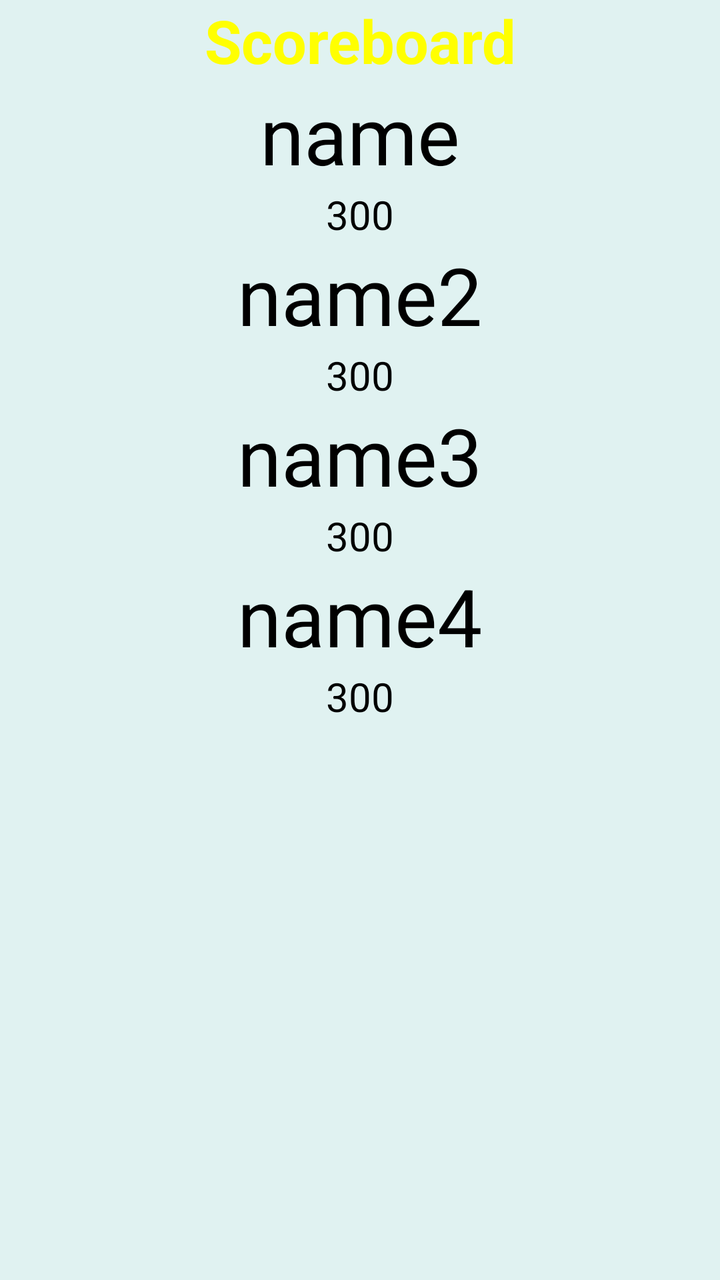
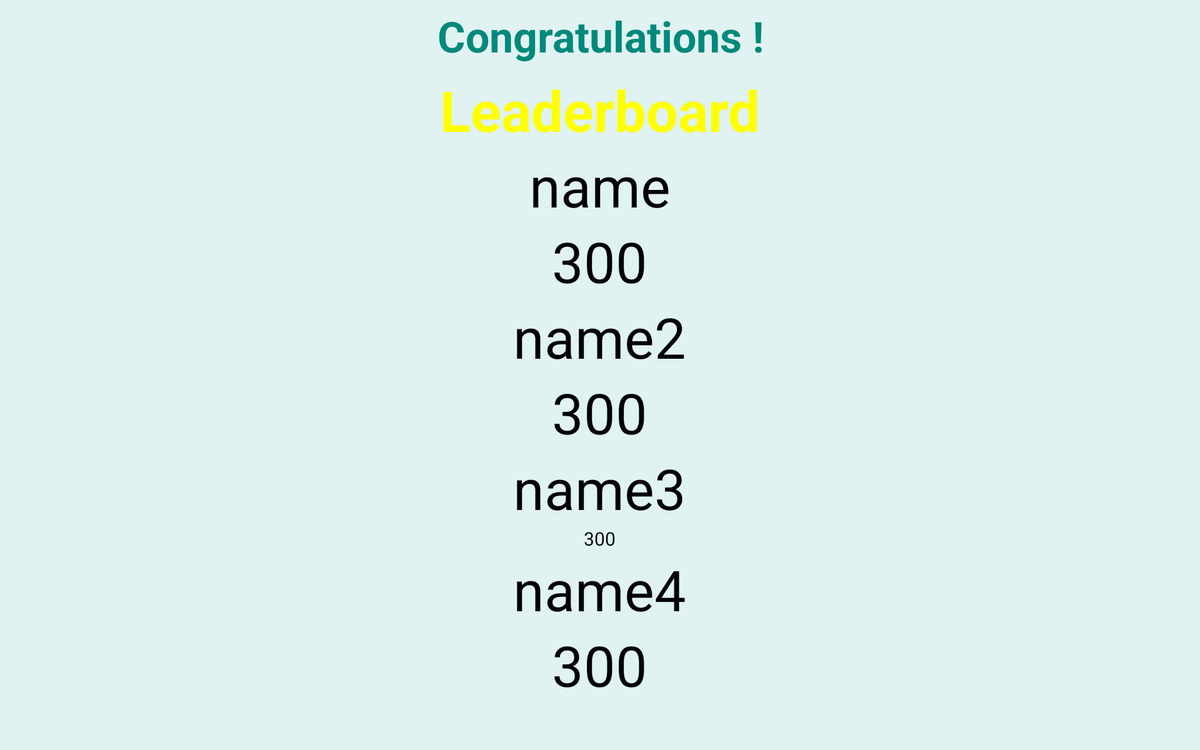

First picture: res/layout/ on a phone held upright. Second picture: the repository's own variant of that layout, on a device whose configuration matches the variant's folder. Source for both follows.
<!-- AndroidManifest.xml: application theme AppTheme -->
<!-- res/layout/rummy_activity_rummy_game_ended.xml -->
<?xml version="1.0" encoding="utf-8"?>
<LinearLayout xmlns:android="http://schemas.android.com/apk/res/android"
    xmlns:tools="http://schemas.android.com/tools"
    android:layout_width="match_parent"
    android:layout_height="match_parent"
    android:background="@color/colorPrimary"
    android:orientation="vertical"
    tools:context="rachma.tn.team.binary.rachma.rummy.RummyGameEnded">

    <TextView
        android:layout_width="match_parent"
        android:layout_height="wrap_content"
        android:gravity="center"
        android:text="Scoreboard"
        android:textColor="@color/yellow"
        android:textSize="30sp"
        android:textStyle="bold" />


    <LinearLayout
        android:layout_width="match_parent"
        android:layout_height="wrap_content"
        android:gravity="center"
        android:orientation="vertical">

        <TextView
            android:id="@+id/player1nameScoreboard"
        android:layout_width="wrap_content"
        android:layout_height="wrap_content"
            android:text="name"
            android:textColor="@color/black"
            android:textSize="40sp" />

        <TextView
            android:id="@+id/player1scoreScoreboard"
            android:layout_width="wrap_content"
            android:layout_height="wrap_content"
            android:text="300"
            android:textColor="@color/black"
            android:textSize="20sp" />


        <TextView
            android:id="@+id/player2nameScoreboard"
            android:layout_width="wrap_content"
            android:layout_height="wrap_content"
            android:text="name2"
            android:textColor="@color/black"
            android:textSize="40sp" />

        <TextView
            android:id="@+id/player2scoreScoreboard"
            android:layout_width="wrap_content"
            android:layout_height="wrap_content"
            android:text="300"
            android:textColor="@color/black"
            android:textSize="20sp" />


        <TextView
            android:id="@+id/player3nameScoreboard"
            android:layout_width="wrap_content"
            android:layout_height="wrap_content"
            android:text="name3"
            android:textColor="@color/black"
            android:textSize="40sp" />

        <TextView
            android:id="@+id/player3scoreScoreboard"
            android:layout_width="wrap_content"
            android:layout_height="wrap_content"
            android:text="300"
            android:textColor="@color/black"
            android:textSize="20sp" />

        <TextView
            android:id="@+id/player4nameScoreboard"
            android:layout_width="wrap_content"
            android:layout_height="wrap_content"
            android:text="name4"
            android:textColor="@color/black"
            android:textSize="40sp" />

        <TextView
            android:id="@+id/player4scoreScoreboard"
            android:layout_width="wrap_content"
            android:layout_height="wrap_content"
            android:text="300"
            android:textColor="@color/black"
            android:textSize="20sp" />

    </LinearLayout>


</LinearLayout>
<!-- resources referenced by this layout -->
<resources>
  <color name="black">#000000</color>
  <color name="colorPrimary">#e0f2f1</color>
  <color name="yellow">#FFFF00</color>
  <style name="AppTheme" parent="Theme.AppCompat.Light.DarkActionBar">
          
          <item name="colorPrimary">@color/colorPrimaryDark</item>
          <item name="colorPrimaryDark">@color/colorPrimaryDark</item>
          <item name="colorAccent">@color/colorAccent</item>
      </style>
  <color name="colorPrimaryDark">#00897b</color>
  <color name="colorAccent">#00695c</color>
</resources>
<!-- res/layout-xlarge/rummy_activity_rummy_game_ended.xml (the author's variant of the layout above) -->
<!-- drawn on a large tablet held sideways -->
<?xml version="1.0" encoding="utf-8"?>
<LinearLayout xmlns:android="http://schemas.android.com/apk/res/android"
    xmlns:tools="http://schemas.android.com/tools"
    android:layout_width="match_parent"
    android:layout_height="match_parent"
    android:background="@color/colorPrimary"
    android:orientation="vertical"
    tools:context="rachma.tn.team.binary.rachma.rummy.RummyGameEnded">

    <TextView
        android:layout_width="match_parent"
        android:layout_height="wrap_content"
        android:layout_gravity="center"
        android:layout_marginBottom="8dp"
        android:layout_marginTop="8dp"
        android:text="@string/congratulation"
        android:textAlignment="center"
        android:textAllCaps="false"
        android:textAppearance="@style/TextAppearance.AppCompat.Display2"
        android:textColor="@color/colorPrimaryDark"
        android:textStyle="bold" />

    <TextView
        android:layout_width="match_parent"
        android:layout_height="wrap_content"
        android:gravity="center"
        android:text="@string/leaderboard"
        android:textColor="@color/yellow"
        android:textSize="@dimen/text_small"
        android:textStyle="bold" />


    <LinearLayout
        android:layout_width="match_parent"
        android:layout_height="wrap_content"
        android:gravity="center"
        android:orientation="vertical">

        <TextView
            android:id="@+id/player1nameScoreboard"
            android:layout_width="wrap_content"
            android:layout_height="wrap_content"
            android:text="name"
            android:textColor="@color/black"
            android:textSize="@dimen/text_small" />

        <TextView
            android:id="@+id/player1scoreScoreboard"
            android:layout_width="wrap_content"
            android:layout_height="wrap_content"
            android:text="300"
            android:textColor="@color/black"
            android:textSize="@dimen/text_small" />


        <TextView
            android:id="@+id/player2nameScoreboard"
            android:layout_width="wrap_content"
            android:layout_height="wrap_content"
            android:text="name2"
            android:textColor="@color/black"
            android:textSize="@dimen/text_small" />

        <TextView
            android:id="@+id/player2scoreScoreboard"
            android:layout_width="wrap_content"
            android:layout_height="wrap_content"
            android:text="300"
            android:textColor="@color/black"
            android:textSize="@dimen/text_small" />


        <TextView
            android:id="@+id/player3nameScoreboard"
            android:layout_width="wrap_content"
            android:layout_height="wrap_content"
            android:text="name3"
            android:textColor="@color/black"
            android:textSize="@dimen/text_small" />

        <TextView
            android:id="@+id/player3scoreScoreboard"
            android:layout_width="wrap_content"
            android:layout_height="wrap_content"
            android:text="300"
            android:textColor="@color/black"
            android:textSize="20sp" />

        <TextView
            android:id="@+id/player4nameScoreboard"
            android:layout_width="wrap_content"
            android:layout_height="wrap_content"
            android:text="name4"
            android:textColor="@color/black"
            android:textSize="@dimen/text_small" />

        <TextView
            android:id="@+id/player4scoreScoreboard"
            android:layout_width="wrap_content"
            android:layout_height="wrap_content"
            android:text="300"
            android:textColor="@color/black"
            android:textSize="@dimen/text_small" />

    </LinearLayout>


</LinearLayout>
<!-- resources referenced by the variant -->
<!-- as a large tablet held sideways resolves them -->
<resources>
  <color name="black">#000000</color>
  <color name="colorPrimary">#e0f2f1</color>
  <color name="colorPrimaryDark">#00897b</color>
  <color name="yellow">#FFFF00</color>
  <!-- from res/values-xlarge/ -->
  <dimen name="text_small">60sp</dimen>
  <string name="congratulation">Congratulations !</string>
  <string name="leaderboard">Leaderboard</string>
  <style name="AppTheme" parent="Theme.AppCompat.Light.DarkActionBar">
          
          <item name="colorPrimary">@color/colorPrimaryDark</item>
          <item name="colorPrimaryDark">@color/colorPrimaryDark</item>
          <item name="colorAccent">@color/colorAccent</item>
      </style>
  <color name="colorAccent">#00695c</color>
</resources>
